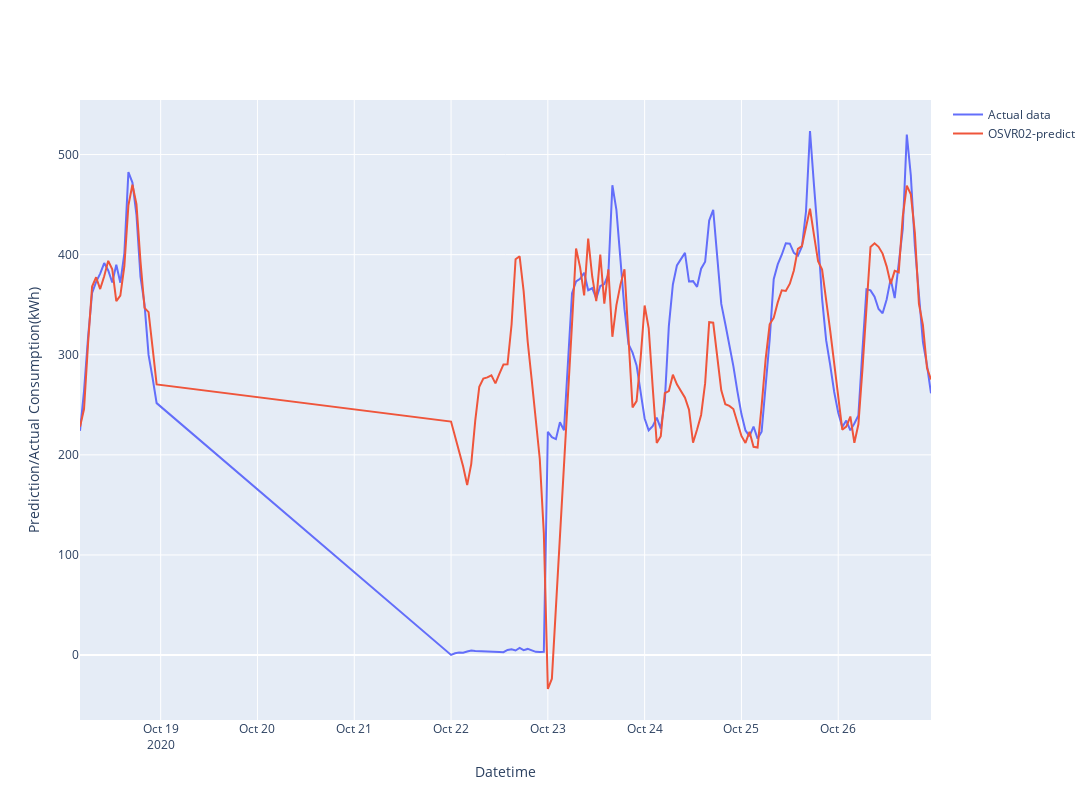

The code cell stored with this chart in its notebook:
### Markdown cell above
# 05 - extreme case

### Code cell
fig = go.Figure()

fig.add_trace(go.Scatter(x=df4['time'][15710:15850], y=df4['actual'][15710:15850],
                            mode='lines',
                            name='Actual data'))

# fig.add_trace(go.Scatter(x=df4['time'], y=df4['predict'],
#                             mode='lines',
#                             name='OSVR-predict'))

fig.add_trace(go.Scatter(x=df5['time'][15710:15850], y=df5['predict'][15710:15850],
                            mode='lines',
                            name='OSVR02-predict'))

# fig.add_trace(go.Scatter(x=df6['time'], y=df6['predict'],
#                             mode='lines',
#                             name='LOSVR-predict'))
fig.update_layout(
    width=1300,
    height=800,
    xaxis_title="Datetime",
    yaxis_title="Prediction/Actual Consumption(kWh)",
    # xaxis=dict(
    #     rangeslider=dict(
    #         visible=True
    #     ),
    # )
)
fig.write_html("/Users/cicada/Documents/DTU_resource/Thesis/Incremental-learning-EL/src/results/results-"+'converge'+".html")

fig.show()

### Figure 1 — Plotly figure (JSON) as saved in the notebook; plotly's stock layout.template omitted (floating-point values rounded to 4 significant figures; data arrays with more than 128 entries replaced by an {"elided": "..."} marker saying what was removed)
{"data": [{"mode": "lines", "name": "Actual data", "type": "scatter", "x": {"elided": "140 str values"}, "y": {"elided": "140 float values"}}, {"mode": "lines", "name": "OSVR02-predict", "type": "scatter", "x": {"elided": "140 str values"}, "y": {"elided": "140 float values"}}], "layout": {"height": 800, "width": 1300, "xaxis": {"title": {"text": "Datetime"}}, "yaxis": {"title": {"text": "Prediction/Actual Consumption(kWh)"}}}}
